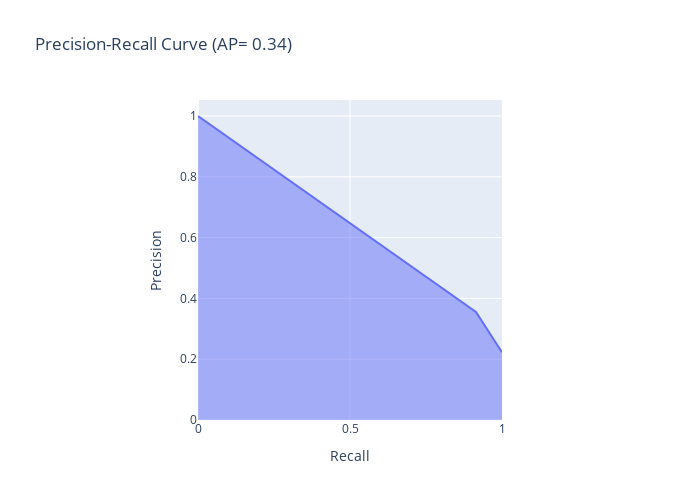

The notebook cell this image was saved under:
### Code cell
# y_predict_proba = mygrid.predict_proba(X_test)[:,1]
y_predict_proba_test = mygrid_trainset.predict_proba(X_test)[:,1] >= 0.2
precision, recall, thresholds = precision_recall_curve(y_test,y_predict_proba_test)
average_precision = average_precision_score(y_test,y_predict_proba_test)

fig = px.area(
    x=recall, y=precision,
    title=f'Precision-Recall Curve (AP= {average_precision:.2f})',
    labels=dict(x='Recall', y='Precision'),
    width=700, height=500
)



fig.update_yaxes(scaleanchor='x', scaleratio=1)
fig.update_xaxes(constrain='domain')
fig.show()

### Figure 1 — Plotly figure (JSON) as saved in the notebook; plotly's stock layout.template omitted (floating-point values rounded to 4 significant figures)
{"data": [{"fillpattern": {"shape": ""}, "hovertemplate": "Recall=%{x}<br>Precision=%{y}<extra></extra>", "legendgroup": "", "line": {"color": "#636efa"}, "marker": {"symbol": "circle"}, "mode": "lines", "name": "", "orientation": "v", "showlegend": false, "stackgroup": "1", "type": "scatter", "x": [1, 0.9143, 0], "xaxis": "x", "y": [0.2229, 0.3556, 1], "yaxis": "y"}], "layout": {"height": 500, "legend": {"tracegroupgap": 0}, "title": {"text": "Precision-Recall Curve (AP= 0.34)"}, "width": 700, "xaxis": {"anchor": "y", "constrain": "domain", "domain": [0, 1], "title": {"text": "Recall"}}, "yaxis": {"anchor": "x", "domain": [0, 1], "scaleanchor": "x", "scaleratio": 1, "title": {"text": "Precision"}}}}
